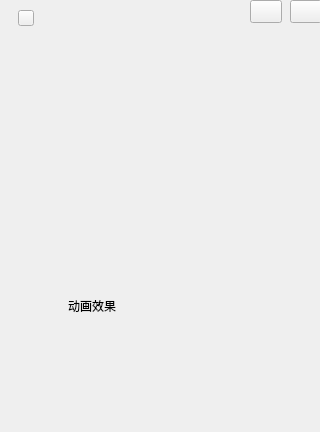
<?xml version="1.0" encoding="UTF-8"?>
<ui version="4.0">
 <class>TNLoginWidget</class>
 <widget class="QWidget" name="TNLoginWidget">
  <property name="geometry">
   <rect>
    <x>0</x>
    <y>0</y>
    <width>320</width>
    <height>432</height>
   </rect>
  </property>
  <property name="sizePolicy">
   <sizepolicy hsizetype="Fixed" vsizetype="Fixed">
    <horstretch>0</horstretch>
    <verstretch>0</verstretch>
   </sizepolicy>
  </property>
  <property name="minimumSize">
   <size>
    <width>320</width>
    <height>432</height>
   </size>
  </property>
  <property name="maximumSize">
   <size>
    <width>320</width>
    <height>432</height>
   </size>
  </property>
  <property name="windowTitle">
   <string>LoginBody</string>
  </property>
  <property name="autoFillBackground">
   <bool>true</bool>
  </property>
  <property name="styleSheet">
   <string notr="true"/>
  </property>
  <widget class="QStackedWidget" name="stackedWidget">
   <property name="geometry">
    <rect>
     <x>11</x>
     <y>30</y>
     <width>298</width>
     <height>332</height>
    </rect>
   </property>
   <property name="minimumSize">
    <size>
     <width>100</width>
     <height>100</height>
    </size>
   </property>
  </widget>
  <widget class="QLabel" name="label_bottom">
   <property name="geometry">
    <rect>
     <x>42</x>
     <y>291</y>
     <width>100</width>
     <height>30</height>
    </rect>
   </property>
   <property name="text">
    <string>动画效果</string>
   </property>
   <property name="alignment">
    <set>Qt::AlignCenter</set>
   </property>
  </widget>
  <widget class="QPushButton" name="btn_close">
   <property name="geometry">
    <rect>
     <x>290</x>
     <y>0</y>
     <width>32</width>
     <height>23</height>
    </rect>
   </property>
   <property name="sizePolicy">
    <sizepolicy hsizetype="Fixed" vsizetype="Fixed">
     <horstretch>0</horstretch>
     <verstretch>0</verstretch>
    </sizepolicy>
   </property>
   <property name="maximumSize">
    <size>
     <width>16777215</width>
     <height>16777215</height>
    </size>
   </property>
   <property name="text">
    <string/>
   </property>
  </widget>
  <widget class="QPushButton" name="btn_min">
   <property name="geometry">
    <rect>
     <x>250</x>
     <y>0</y>
     <width>32</width>
     <height>23</height>
    </rect>
   </property>
   <property name="maximumSize">
    <size>
     <width>16777215</width>
     <height>16777215</height>
    </size>
   </property>
   <property name="text">
    <string/>
   </property>
  </widget>
  <widget class="QPushButton" name="btn_qrcode">
   <property name="geometry">
    <rect>
     <x>18</x>
     <y>10</y>
     <width>16</width>
     <height>16</height>
    </rect>
   </property>
   <property name="cursor">
    <cursorShape>PointingHandCursor</cursorShape>
   </property>
   <property name="text">
    <string/>
   </property>
   <property name="iconSize">
    <size>
     <width>30</width>
     <height>26</height>
    </size>
   </property>
   <property name="checkable">
    <bool>true</bool>
   </property>
  </widget>
 </widget>
 <layoutdefault spacing="6" margin="11"/>
 <tabstops>
  <tabstop>btn_qrcode</tabstop>
 </tabstops>
 <resources/>
 <connections/>
</ui>
